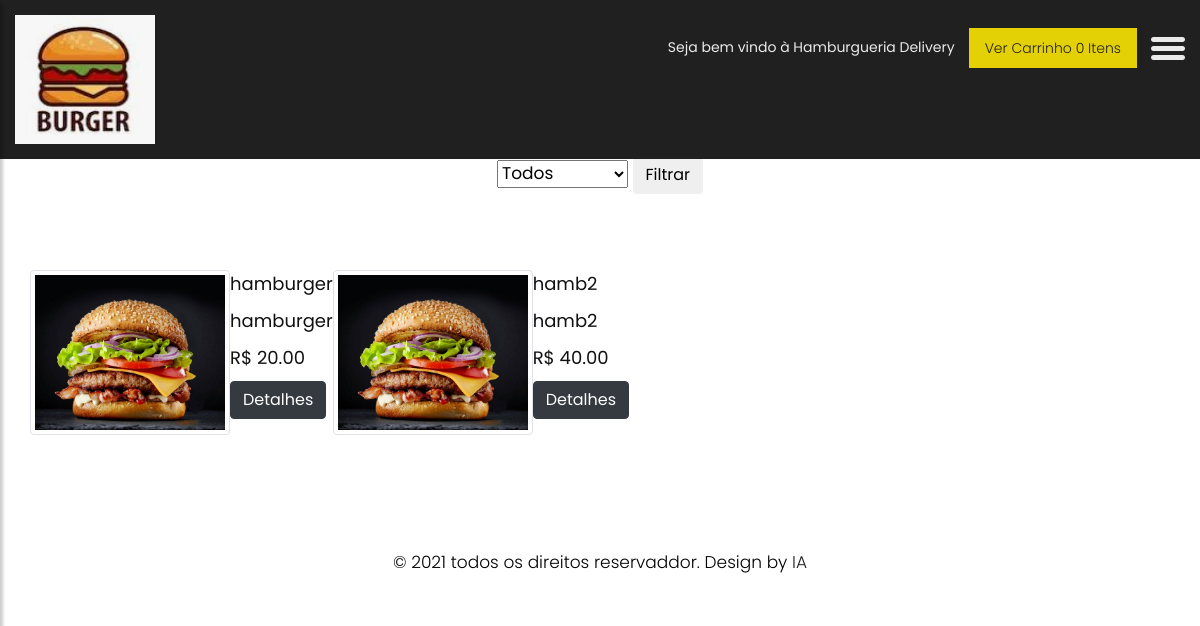
The page / on the database its author committed.
### main.py (models this page shows)
class emp(db.Model):
    __tablename__ = "empresa"
    id = db.Column(db.Integer, primary_key=True)
    nome = db.Column(db.String(4096))
    tel = db.Column(db.String(4096))
    imagens = db.Column(db.String(4096))
    login = db.Column(db.String(4096))
    senha = db.Column(db.String(4096))

class prod(db.Model):
    __tablename__ = "produtos"
    ID = db.Column(db.Integer, primary_key=True)
    id_cat = db.Column(db.String(4096))
    Nome = db.Column(db.String(4096))
    desc = db.Column(db.String(4096))
    valor = db.Column(db.Float(100))
    imagens = db.Column(db.String(100))

### main.py (the view)
@app.route("/", methods=["GET"])
def get_product_by_id():
    if not session.get('username'): #if 'username' not in session:
        string.ascii_lowercase # abcdefghijklmnopqrstuvwxyz
        string.ascii_uppercase # ABCDEFGHIJKLMNOPQRSTUVWXYZ
        tam = 10
        valores = string.ascii_lowercase + string.ascii_uppercase
        senha = ''
        for i in range(tam):
            senha += choice(valores)
        x = datetime.datetime.now()
        session['username'] = senha #last_item
        session['time'] = x #last_item
    senha = session['username']
    print("senha"+senha)
    dados2 = emp.query.all()
    dados = prod.query.all()
    catt = cat.query.all()
    cont = pedidos.query.order_by(pedidos.sub_total).filter_by(id_venda=senha).count()
    return render_template("listpedidos.html",a=dados, b=dados2, senha=senha, catt=catt, cont=cont)

### main.py (called while the page is built)
@app.template_filter()
def currencyFormat(value):
    value = float(value)
    return "R$ {:,.2f}".format(value)

### templates/listpedidos.html (shortened to what this page needs)
<!DOCTYPE html>
<html lang="en">
<head>
    <link rel="stylesheet" href="static/css/bootstrap.min.css">
    <link rel="stylesheet" href="static/css/owl.carousel.min.css">
    <link rel="stylesheet" href="static/css/style.css">
    <link rel="stylesheet" href="static/css/responsive.css">
    <link rel="stylesheet" href="https://cdnjs.cloudflare.com/ajax/libs/font-awesome/4.7.0/css/font-awesome.min.css">
</head>
<body class="main-layout">
    <div class="wrapper">
    <div id="content">
    <header>
        <div class="container-fluid">
            <div class="row">
                <div class="col-md-3">
                    <div class="full">
                        <a class="logo" href="/"><img src="{% for social in b %}
                          {{social.imagens}}
                      {% endfor %}" alt="#" /></a>
                    </div>
                </div>
                <div class="col-md-9">
                    <div class="full">
                        <div class="right_header_info">
                            <ul>
                                <li class="dinone">Seja bem vindo à {% for social in b %}  {{social.nome}}  {% endfor %}</li>
                                  <li class="button_user"><a class="button active" href="carrinho">Ver Carrinho {{cont}} Itens</a></li>
                                <li>
                                    <button type="button" id="sidebarCollapse">
                                        <img src="static/images/menu_icon.png" alt="#">
                                    </button>
                                </li>
                            </ul>
                        </div>
                    </div>
                </div>
            </div>
        </div>
    </header>
<div class="about">
    <div class="container">
      <div class="row">
         <div class="col-md-12">
             <div class="title">
                <i><img src="images/title.png" alt="#"/></i>
                <h2></h2>
                <span> <form action="/filtrar" method="POST" enctype = "multipart/form-data" class="form-group">
                           <select  name="id_cat">
                            <option value="all">Todos
                            {% for o in catt %}
                            <option value="{{o.categoria}}">{{ o.categoria }}
                            {% endfor %}
                          </select>
                      <input type="submit" class="btn btn " value="Filtrar">
                  </form>
                </span>
             </div>
          </div>
       </div>
    </div>
</div>
<div class="container">
      <div class="row">
      {% for social in a %}
        <img src="{{social.imagens}}"  alt="Related Book 1" class="img-thumbnail" width="200" height="300">
        <form name="form" action="/detalhes" method="POST" class="form-group">
                  <input  type="hidden" name="produtos" value="{{social.Nome}}"><h3>{{social.Nome}}</h3>
                  <h3>{{social.desc}}</h3> <input class="form-control" type="hidden" name="desc">
                  <h3>{{social.valor | currencyFormat}}</h3> <input class="form-control" id="valor"  type="hidden" name="valor" value="{{social.valor }}">
                  <input class="btn btn-dark "  type="submit" onclick="myFunction()" value="Detalhes">
        </form>
        {% endfor %}
  </div>
</div>
    <fooetr>
            <div class="copyright">
                <div class="container">
                    <p>© 2021 todos os direitos reservaddor. Design by <a href="https://html.design/">IA</a></p>
                </div>
            </div>
    </fooetr>
    </div>
    </div>
</body>
</html>

### static/css/style.css (style rules this page uses)
body { color: #666666; font-size: 14px; font-family: 'poppins', sans-serif; line-height: 1.80857; font-weight: normal; }
a { color: #1f1f1f; text-decoration: none !important; outline: none !important; -webkit-transition: all .3s ease-in-out; -moz-transition: all .3s ease-in-out; -ms-transition: all .3s ease-in-out; -o-transition: all .3s ease-in-out; transition: all .3s ease-in-out; }
h1, h2, h3, h4, h5, h6 { letter-spacing: 0; font-weight: normal; position: relative; padding: 0 0 10px 0; font-weight: normal; line-height: normal; color: #111111; margin: 0 }
h2 { font-size: 22px }
h3 { font-size: 18px }
*, *::after, *::before { -webkit-box-sizing: border-box; -moz-box-sizing: border-box; box-sizing: border-box; }
ul, li, ol { margin: 0px; padding: 0px; list-style: none; }
p { margin: 0px; font-weight: 300; font-size: 15px; line-height: 24px; }
a { color: #222222; text-decoration: none; outline: none !important; }
a, .btn { text-decoration: none !important; outline: none !important; -webkit-transition: all .3s ease-in-out; -moz-transition: all .3s ease-in-out; -ms-transition: all .3s ease-in-out; -o-transition: all .3s ease-in-out; transition: all .3s ease-in-out; }
img { max-width: 100%; height: auto; }
button { border: 0; margin: 0; padding: 0; cursor: pointer; }
.full { float: left; width: 100%; }
.full { width: 100%; float: left; margin: 0; padding: 0; }
header { min-height: 90px; background: #212020; padding: 15px 0; position: fixed; width: 100%; top: 0; left: 0; z-index: 998; }
header .container-fluid { max-width: 1850px; }
.right_header_info { width: 100%; float: left; padding: 20px 0 0; }
.right_header_info ul { list-style: none; padding: 0; margin: 0; float: right; }
.right_header_info ul li { display: inline; font-size: 16px; margin-left: 45px; color: #eaeaea; font-weight: 400; float: left; }
.right_header_info ul li a { color: #eaeaea; font-weight: 300; }
.button_user a { float: left; min-width: 75px; height: 35px; text-align: center; line-height: 35px; position: relative; top: -3px; padding: 0 15px; margin: 0 2px; }
.button_user a { float: left; min-width: 75px; height: 40px; text-align: center; line-height: 38px; position: relative; top: -7px; padding: 0 15px; margin: 0 2px; border: solid #eaeaea 1px; }
.button_user a:hover, .button_user a:focus, .button_user a.active { background: #e3d105; color: #fff; border-color: #e3d105; color: #222; }
#sidebarCollapse { background: transparent; }
.about { padding-top: 90px; }
.title { text-align: center; padding-bottom: 60px; }
.title h2 { font-size: 45px; font-weight: 500; line-height: 40px; color: #191918; padding: 20px 0px; }
.title span { color: #191918; font-size: 17px; line-height: 20px; display: block; }
.copyright { background: #fff; margin-top: 90px; }
.copyright p { color: #000; text-align: center; padding: 25px 0px; font-size: 17px; }
#sidebarCollapse { background: transparent; padding: 0; border: none; }

### static/css/responsive.css (style rules this page uses)
@media (min-width: 1200px) and (max-width: 1500px) { .right_header_info ul li { font-size: 14px; margin-left: 12px; } }

### rows shown on the page
emp: imagens (picture), nome "Hamburgueria Delivery"
prod: imagens (picture), Nome "hamburger", desc "hamburger", valor "R$ 20.00"
prod: imagens (picture), Nome "hamb2", desc "hamb2", valor "R$ 40.00"

### other values the page prints
{{ cont }} "0"
